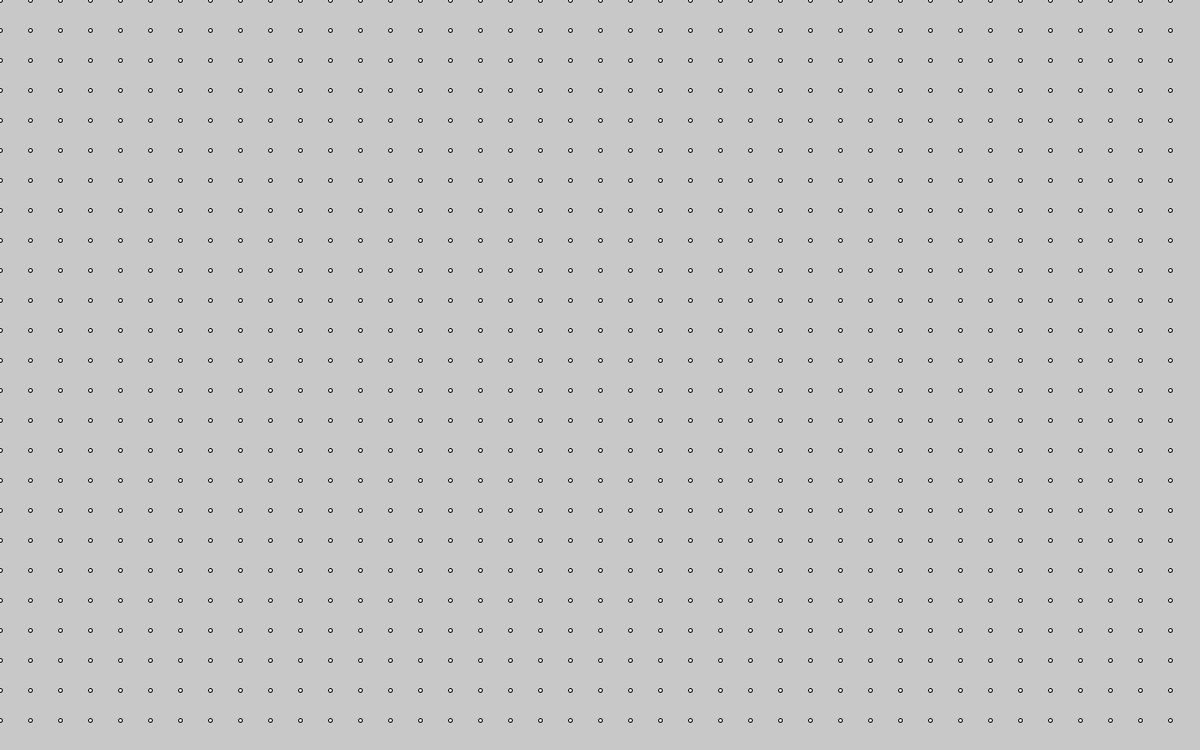
Frame 1 (no input)
Frame 60 (the mouse pressed at the canvas centre just before this capture): identical to frame 1, image omitted
Frame 120 (the mouse held since frame 60 and released just before this capture): identical to frame 1, image omitted

The Processing sketch that drew this single still picture (run headless with seeded random() and noise(); from frame 60 on, the mouse is pressed at the canvas centre):

// Processing sketch: electric_field_charges
// ── electric_field_charges.pde
/*

https://en.wikipedia.org/wiki/Coulomb%27s_law
https://phys.org/news/2016-08-mysterious-magnetic-monopole.html
https://scipython.com/blog/visualizing-a-vector-field-with-matplotlib/
https://scipython.com/blog/the-electric-field-of-a-capacitor/

*/

/*

This represents an electric charge in space.
The sign of the charge (q) denotes whether or not it is a positive or negative charge.

Contrary to a magnetic monopole (which is theoretical), electric monopoles are shown to exist in nature (denoted simply as electric charge).
Due to this, we can represent a single positive or negative electric charge in space since it doesn't have to come in pairs unlike charges in magnetism.

The equation of the strength an electric charge imposes on space is given by Coulomb's Law.

There are three conditions to be fulfilled for the validity of Coulomb's inverse square law:

1. The charges must have a spherically symmetric distribution (e.g. be point charges, or a charged metal sphere).
2. The charges must not overlap (e.g. they must be distinct point charges).
3. The charges must be stationary with respect to each other.

Due to these restrictions, we represent the charge as a point electric charge.
The non-relativistic vector form of Coulomb's law is used.

q = the charge value
K = 1/(4*pi*e0)
R = position of this particular charge in space
r = position of where we want to measure how strong the field strength is, this will be affected by the charge strength
E(r) = K*q*(R-r) / |R-r|^3

E(r) can be simplified to be:
E(r) = K*q*normalize(R-r)/|R-r|^2
This is why people say Coloumb law is an inverse square law

E(r) returns a vector at any given point, so it generates a vector field when applied to all points in space.
This equation has a singularity when R=r, due to charge is always being discrete in reality, and the "continuous charge" assumption is just an approximation that is not supposed to allow.

Since K is a constant we scale it to be 1 and map the position space to be in and charges to be within a drawable space, otherwise the values can become too big to draw nicely.

Since the field strength is considered to be linear, calculating the strength of the field at a point due to multiple charges is given by adding up the sum of the strength given by a single charge on that position.
E(r) = E_1(r) + E_2(r) + E_3(r) ...

The number of charges in space is given various names:
Monopole    - 1 charge in space
Dipoles     - 2 charges
Quadrupoles - 4 charges
Octopoles   - 8 charges
and so on...

These special configurations are placed on a unit circle in an alternating charges with uniform angle differences from each other.
Hence, the configurations can be generated using <q*cos(t), q*sin(t)> where q alternates -1,+1,-1,+1 and t=360/N where N is the number of charges.

A capacitor can be represented as rows of electric charges of the same type separated by a distance d:

+++++++
ddddddd
-------

So it can be seen as a lattice of electric charges.

By convention electric field lines are represented as follows:
Positive charge has the field lines going out of it.
Negative charges has the field lines going into it.

*/

class Charge {
  final int K = 1;

  float q, x, y;

  Charge(float q, float x, float y) {
    this.q = q;
    this.x = x;
    this.y = y;
  }

  PVector strength(float x, float y) {
    float dx = this.x - x;
    float dy = this.y - y;
    float dist = pow(sqrt(dx*dx + dy*dy), 3);
    if (dist == 0)
      return new PVector();
    return new PVector(K*q*dx / dist, K*q*dy / dist);
  }
}

ArrayList<Charge> charges;

void setup() {
  size(1280, 800);
  reset();
}

void reset() {
  charges = new ArrayList<Charge>();
}

PVector field(float x, float y) {
  PVector E = new PVector();
  for (Charge c : charges) {
    E.add(c.strength(x, y));
  }
  return E;
}

void draw() {
  background(200);
  drawField();
  drawCharges();
}

/*

Represent the space of charges to be in [-1, 1]
This makes the vector field viewable, otherwise the values can get too big.

*/

void drawField() {
  int resolution = 32;
  for (int y = 0; y < height; y += resolution) {
    for (int x = 0; x < width; x += resolution) {
      float px = map(x, 0, width, -1, 1);
      float py = map(y, 0, height, -1, 1);
      
      PVector vector = field(px, py);
      float scale = constrain(vector.mag()+5, 0, resolution);
      vector.normalize();
      
      float x1 = x;
      float y1 = y;
      float x2 = x1 + vector.x*scale;
      float y2 = y1 + vector.y*scale;
      
      line(x1, y1, x2, y2);
      fill(255, 255, 255);
      
      // draw the circle at the starting point instead of ending point
      // to make it look like the convention of + charges going out and - charges going in
      // this also has to do with the fact that people used to think positive charges goes to negative charges
      // but its actually the other way around, negative charges goes to positive charge.
      circle(x1, y1, 4);
    }
  }
}

void drawCharges() {
  for (Charge c : charges) {
    if (c.q >= 0)
      fill(160, 0, 0, 255);
    else
      fill(0, 0, 160, 255);
    
    float x = map(c.x, -1, 1, 0, width);
    float y = map(c.y, -1, 1, 0, height);
    circle(x, y, 10);
  }
}

void keyPressed() {
  if (keyCode == ' ')
    reset();
}

void mousePressed() {
  float cx = map(mouseX, 0, width, -1, 1);
  float cy = map(mouseY, 0, height, -1, 1);
  if (mouseButton == LEFT) {
    charges.add(new Charge(1, cx, cy));
  } else if (mouseButton == RIGHT) {
    charges.add(new Charge(-1, cx, cy));
  }
}
